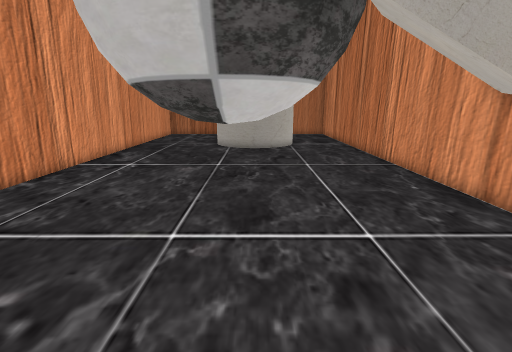
[1] (above)

16 first-person views from a walk through a 3-D level made in the Unity game engine. The camera is 1.4 m above the floor, tilts 14° down and sees 85° across. The floor is counted in squares, 0.5 m on a side. Each view is taken from the middle of a square. On the plan, view 1 faces up. The plan holds only what a view shows up to about 19 squares ahead; the rest is blank.

[2]
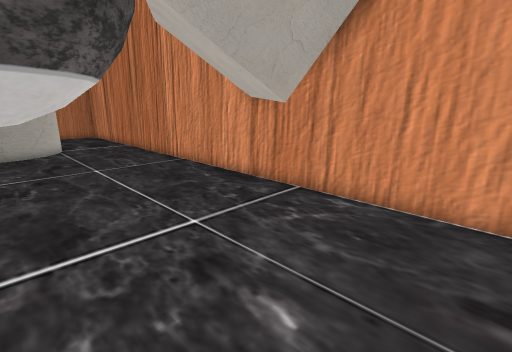

[3]
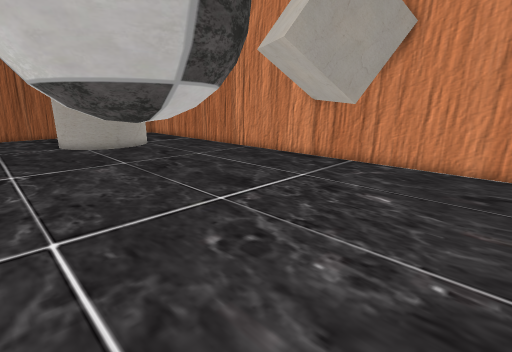

[4]
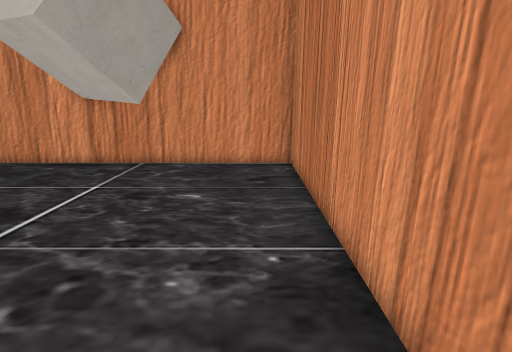

[5]
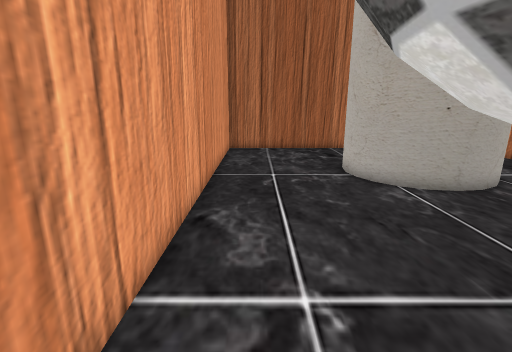

[6]
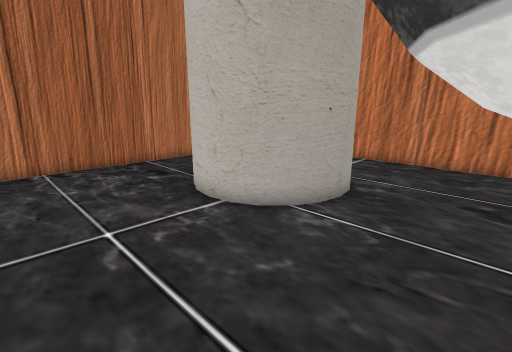

[7]
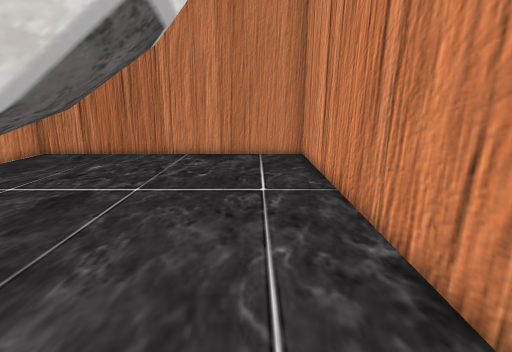

[8]
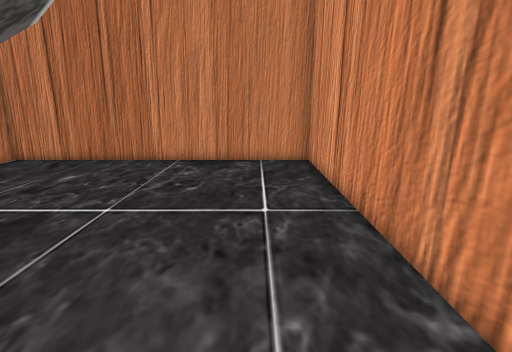

[9]
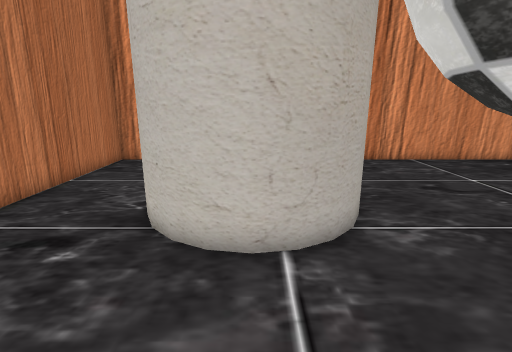

[10]
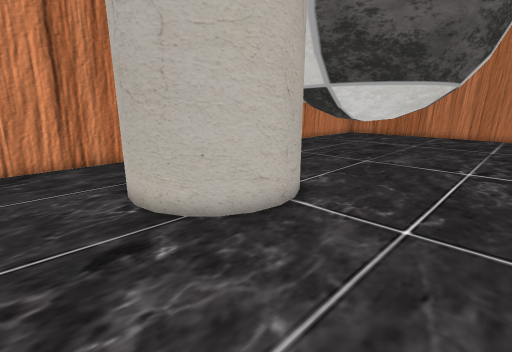

[11]
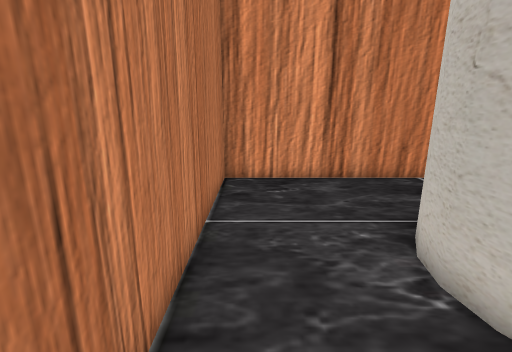

[12]
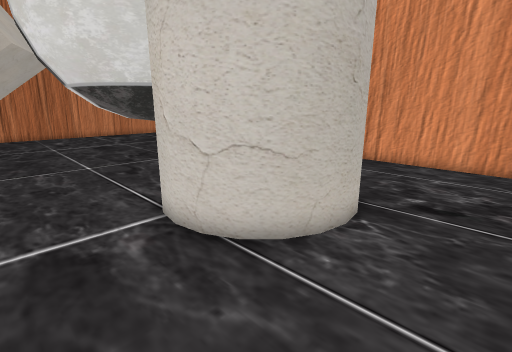

[13]
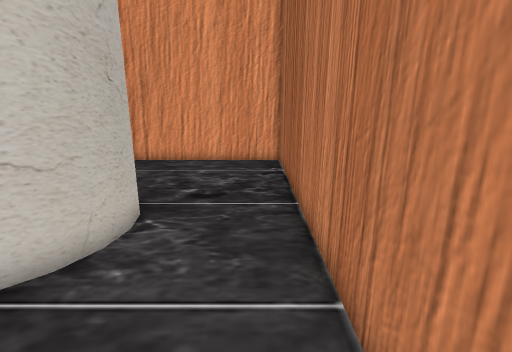

[14]
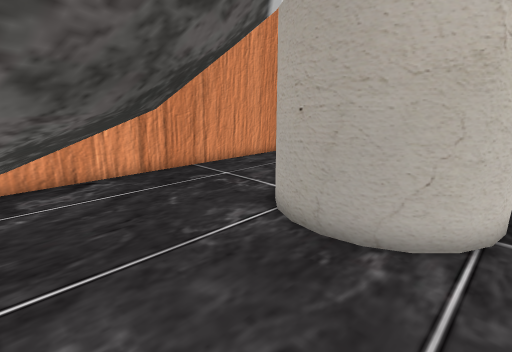

[15]
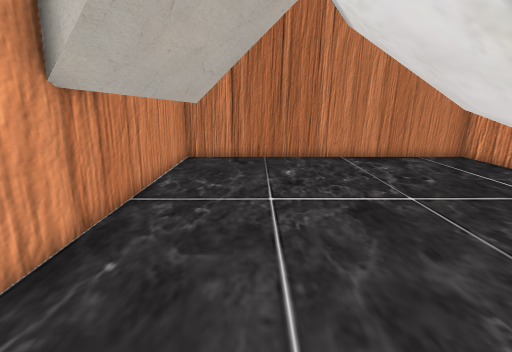

[16]
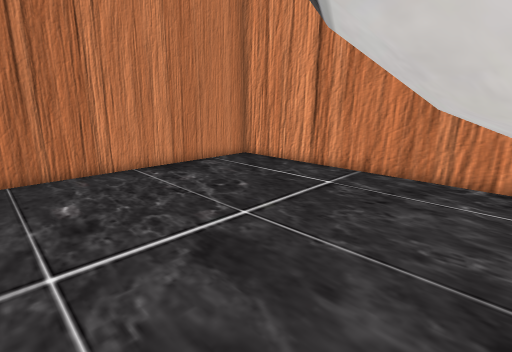

### Floor plan
Key: @ floor where view 1 was taken; # wall or solid block; . floor; T thing the floor can be seen under or through; O other object.
Columns run from 9 left of view 1 to 7 right of it. Each row starts with its distance up from view 1.
 29 #################
 28 #...............#
 27 #...............#
 26 #...............#
 25 #......####.....#
 24 #.....##  ##....#
 23 #.....#    ##...#
 22 #.....#    ##...#
 21 #.....##   ##...#
 20 #......#####....#
 19 #.......###.....#
 18 #...............#
 17 #...............#
 16 #......TTT......#
 15 #.....TTTTT.....#
 14 #....TTTTTT.....#
 13 #....TTT TT.....#
 12 #....TTTTTT.....#
 11 #....TTTTTT.....#
 10 #......TTT......#
  9 #...............#
  8 #...............#
  7 #..............O#
  6 #.............OO#
  5 #.............OO#
  4 #...............#
  3 #...............#
  2 #...............#
  1 #...............#
  0 #........@......#
 -1 #...............#
 -2 #################

Where each view was taken, in squares from view 1:
view 1: 0 up, 0 right, facing up
view 2: 0 up, 1 left, facing up-right
view 3: 1 down, 7 left, facing up-right
view 4: 0 up, 7 left, facing right
view 5: 10 up, 7 left, facing up
view 6: 15 up, 8 left, facing up-right
view 7: 15 up, 6 left, facing down
view 8: 13 up, 6 left, facing down
view 9: 22 up, 8 left, facing right
view 10: 28 up, 8 left, facing down-right
view 11: 28 up, 4 left, facing right
view 12: 28 up, 6 right, facing down-left
view 13: 28 up, 6 right, facing left
view 14: 14 up, 3 right, facing up-left
view 15: 14 up, 3 right, facing down
view 16: 11 up, 3 right, facing down-left
